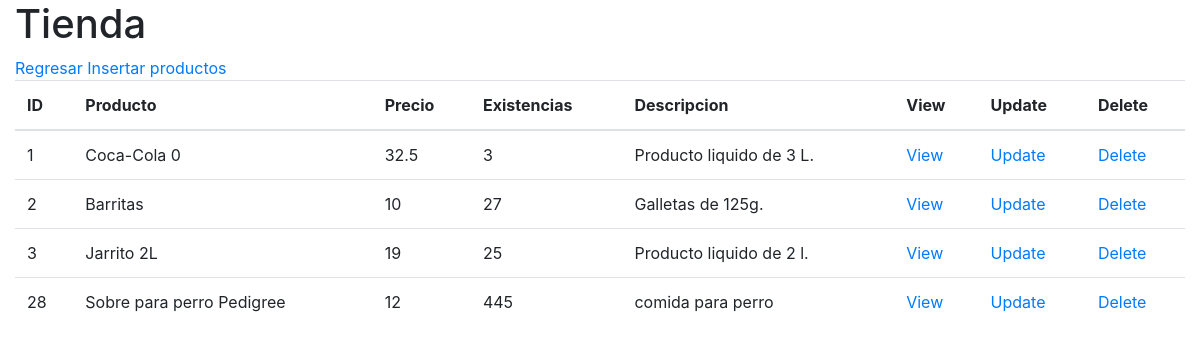
The app's page /frontend/productos/index.php, older data.
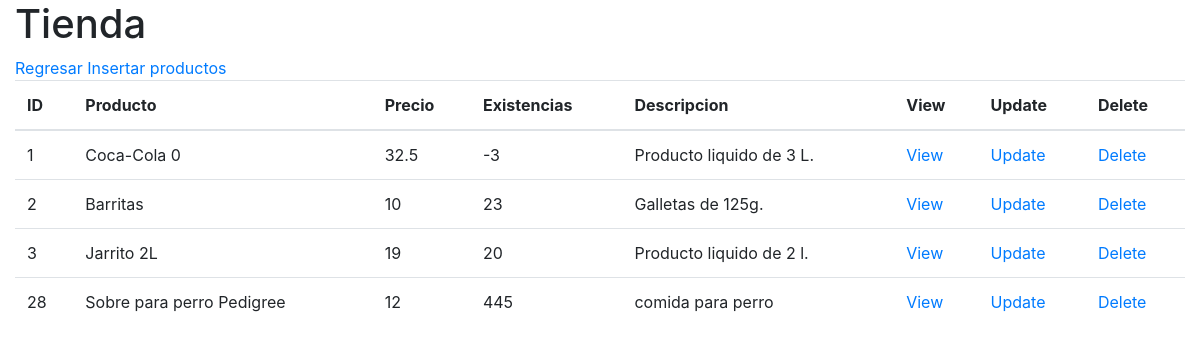
The same page, newer data.
### tables this page shows
CREATE TABLE producto(
       id_producto integer  primary key AUTOINCREMENT not null,
       producto varchar(100) not null,
       precio_venta decimal(11,2) not null,
       existencias integer not null,
       descripcion varchar(256) null
);

### frontend/productos/db/db_list.php (the view)
<?php
    $db = new SQLite3("../../sql/tienda.db");
    $resultado = $db->query("SELECT * from producto;");
    $table = "
        <table class='table'>
            <thead>
                <tr>
                    <th>ID</th>
                    <th>Producto</th>
                    <th>Precio</th>
                    <th>Existencias</th>
                    <th>Descripcion</th>
                    <th>View</th>
                    <th>Update</th>
                    <th>Delete</th>
                </tr>
            </thead>
    ";
    print($table);
    while ($row = $resultado->fetchArray()) {
        $id_producto    = $row['id_producto'];
        $producto       = $row['producto'];
        $precio_venta   = $row['precio_venta'];
        $existencias    = $row['existencias'];
        $descripcion    = $row['descripcion'];
        $table = "
            <tr>
                <td>$id_producto</td>
                <td>$producto</td>
                <td>$precio_venta</td>
                <td>$existencias</td>
                <td>$descripcion</td>
                <td><a href='view.php?id_producto=$id_producto'>View</a></td>
                <td><a href='update.php?id_producto=$id_producto'>Update</a></td>
                <td><a href='delete.php?id_producto=$id_producto'>Delete</a></td>
            </tr>
        ";
        print($table);
    }
    print("</table>");
?>

Row changes from the older to the newer data that the page shows:
changed producto "Coca-Cola 0": existencias "3" → "-3"
changed producto "Barritas": existencias "27" → "23"
changed producto "Jarrito 2L": existencias "25" → "20"
